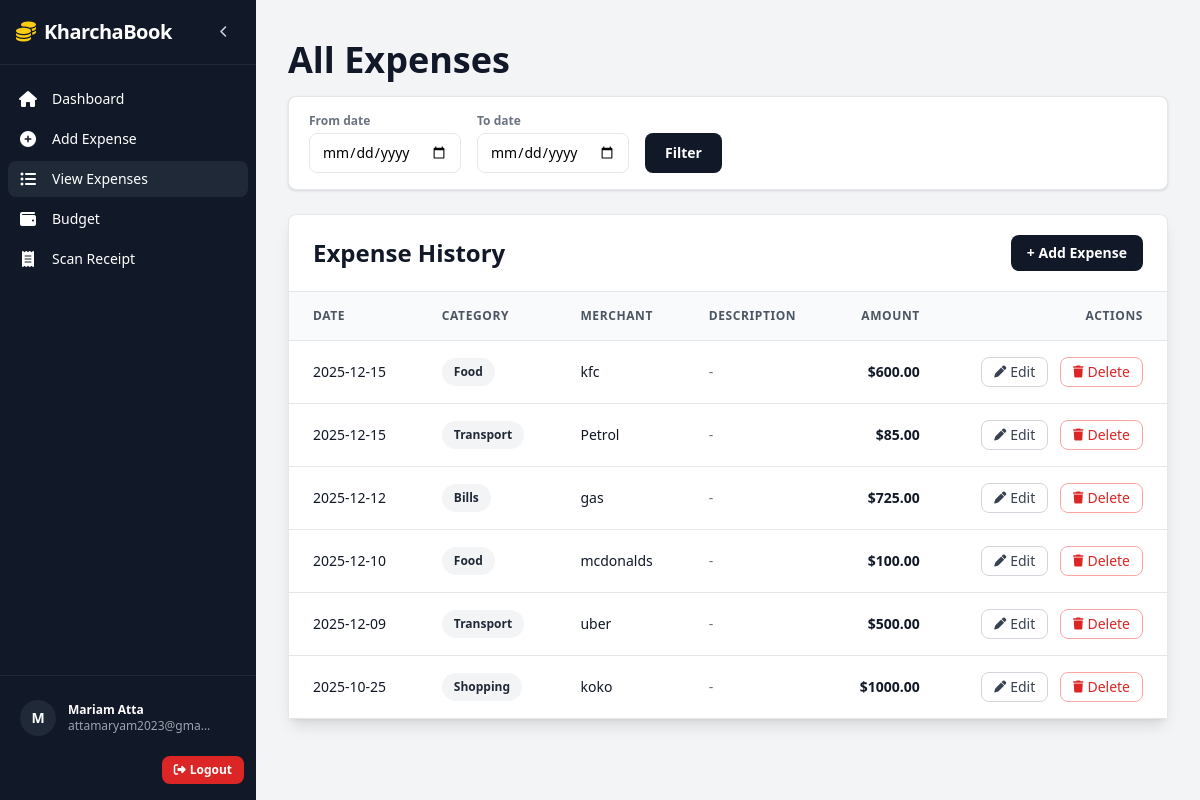
Page /expenses (signed in) on the committed database.
### app.py (models this page shows)
class User(UserMixin, db.Model):
    id = db.Column(db.Integer, primary_key=True)
    name = db.Column(db.String(100), nullable=False)
    email = db.Column(db.String(100), unique=True, nullable=False)
    password = db.Column(db.String(200), nullable=False)
    created_at = db.Column(db.DateTime, default=datetime.utcnow)
    expenses = db.relationship('Expense', backref='user', lazy=True)
    budgets = db.relationship('Budget', backref='user', lazy=True)

class Expense(db.Model):
    id = db.Column(db.Integer, primary_key=True)
    user_id = db.Column(db.Integer, db.ForeignKey('user.id'), nullable=False)
    amount = db.Column(db.Float, nullable=False)
    category = db.Column(db.String(50), nullable=False)
    merchant = db.Column(db.String(100))
    description = db.Column(db.Text)
    date = db.Column(db.Date, nullable=False)
    receipt_url = db.Column(db.String(500))
    created_at = db.Column(db.DateTime, default=datetime.utcnow)

### app.py (the view)
@app.route("/expenses")
@login_required
def view_expenses():
    month = request.args.get("month", type=int)
    year = request.args.get("year", type=int)
    start_date = request.args.get("start_date")  # 'YYYY-MM-DD'
    end_date = request.args.get("end_date")      # 'YYYY-MM-DD'
    q = Expense.query.filter_by(user_id=current_user.id)
    if start_date and end_date:
        from datetime import datetime
        s = datetime.strptime(start_date, "%Y-%m-%d").date()
        e = datetime.strptime(end_date, "%Y-%m-%d").date()
        q = q.filter(Expense.date.between(s, e))
    else:
        if year:
            q = q.filter(extract("year", Expense.date) == year)
        if month:
            q = q.filter(extract("month", Expense.date) == month)
    expenses = q.order_by(Expense.date.desc()).all()
    years = db.session.query(extract("year", Expense.date)) \
        .filter(Expense.user_id == current_user.id).distinct().all()
    years = [int(y[0]) for y in years]
    return render_template(
        "view_expenses.html",
        expenses=expenses,
        years=years,
    )

### app.py (called while the page is built)
@login_manager.user_loader
def load_user(user_id):
    return User.query.get(int(user_id))

### templates/view_expenses.html
{% extends "base.html" %}
{% block content %}
<div class="max-w-7xl mx-auto">
    <h1 class="text-4xl font-bold mb-4 text-gray-900">All Expenses</h1>
    <div class="bg-white rounded-lg shadow border border-gray-200 px-5 py-4 mb-6">
        <form method="GET" action="{{ url_for('view_expenses') }}" class="flex flex-wrap items-end gap-4">
            <div>
                <label class="block text-xs font-semibold text-gray-500 mb-1">From date</label>
                <input type="date" name="start_date"
                       value="{{ request.args.get('start_date','') }}"
                       class="border rounded-lg px-3 py-2 text-sm">
            </div>
            <div>
                <label class="block text-xs font-semibold text-gray-500 mb-1">To date</label>
                <input type="date" name="end_date"
                       value="{{ request.args.get('end_date','') }}"
                       class="border rounded-lg px-3 py-2 text-sm">
            </div>
            <button class="h-10 px-5 bg-gray-900 text-white rounded-lg text-sm font-semibold hover:bg-gray-800">
                Filter
            </button>
        </form>
    </div>
    <div class="bg-white rounded-lg shadow-lg border border-gray-200">
        <div class="px-6 py-5 border-b border-gray-200 flex justify-between items-center">
            <h2 class="text-2xl font-bold text-gray-900">Expense History</h2>
            <a href="{{ url_for('add_expense') }}"
               class="bg-gray-900 text-white px-4 py-2 rounded-lg text-sm font-semibold hover:bg-gray-800">
                + Add Expense
            </a>
        </div>
        {% if expenses %}
        <div class="overflow-x-auto">
            <table class="w-full">
                <thead class="bg-gray-50 border-b border-gray-200">
                    <tr>
                        <th class="px-6 py-4 text-left text-xs font-semibold text-gray-600 uppercase tracking-wider">Date</th>
                        <th class="px-6 py-4 text-left text-xs font-semibold text-gray-600 uppercase tracking-wider">Category</th>
                        <th class="px-6 py-4 text-left text-xs font-semibold text-gray-600 uppercase tracking-wider">Merchant</th>
                        <th class="px-6 py-4 text-left text-xs font-semibold text-gray-600 uppercase tracking-wider">Description</th>
                        <th class="px-6 py-4 text-right text-xs font-semibold text-gray-600 uppercase tracking-wider">Amount</th>
                        <th class="px-6 py-4 text-right text-xs font-semibold text-gray-600 uppercase tracking-wider">Actions</th>
                    </tr>
                </thead>
                <tbody class="bg-white divide-y divide-gray-200">
                    {% for expense in expenses %}
                    <tr class="hover:bg-gray-50 transition">
                        <td class="px-6 py-4 whitespace-nowrap text-sm text-gray-900">
                            {{ expense.date.strftime('%Y-%m-%d') }}
                        </td>
                        <td class="px-6 py-4 whitespace-nowrap">
                            <span class="px-3 py-1 inline-flex text-xs leading-5 font-semibold rounded-full bg-gray-100 text-gray-800">
                                {{ expense.category }}
                            </span>
                        </td>
                        <td class="px-6 py-4 text-sm text-gray-900">
                            {{ expense.merchant }}
                        </td>
                        <td class="px-6 py-4 text-sm text-gray-500">
                            {{ expense.description or '-' }}
                        </td>
                        <td class="px-6 py-4 whitespace-nowrap text-right text-sm font-semibold text-gray-900">
                            ${{ "%.2f"|format(expense.amount) }}
                        </td>
                        <td class="px-6 py-4 whitespace-nowrap text-right text-sm space-x-2">
                            <a href="{{ url_for('edit_expense', expense_id=expense.id) }}"
                               class="inline-flex items-center px-3 py-1 border border-gray-300 rounded-lg text-gray-700 hover:bg-gray-100">
                                <i class="fas fa-pen text-xs mr-1"></i> Edit
                            </a>
                            <form method="POST" action="{{ url_for('delete_expense', expense_id=expense.id) }}"
                                  style="display:inline;"
                                  onsubmit="return confirm('Are you sure you want to delete this expense?');">
                                <button type="submit"
                                        class="inline-flex items-center px-3 py-1 border border-red-300 rounded-lg text-red-600 hover:bg-red-50">
                                    <i class="fas fa-trash text-xs mr-1"></i> Delete
                                </button>
                            </form>
                        </td>
                    </tr>
                    {% endfor %}
                </tbody>
            </table>
        </div>
        {% else %}
        <div class="px-6 py-12 text-center">
            <i class="fas fa-inbox text-6xl text-gray-300 mb-4"></i>
            <p class="text-gray-500 text-lg">No expenses yet. Add your first expense to get started.</p>
        </div>
        {% endif %}
    </div>
</div>
{% endblock %}

### templates/base.html (shortened to what this page needs)
<!DOCTYPE html>
<html lang="en">
<head>
    <script src="https://cdn.tailwindcss.com"></script>
    <link rel="stylesheet"
          href="https://cdnjs.cloudflare.com/ajax/libs/font-awesome/6.4.0/css/all.min.css">
</head>
<body class="bg-gray-100">
{% if current_user.is_authenticated %}
<div x-data="{ collapsed: false }" class="h-screen flex overflow-hidden">
    <aside :class="collapsed ? 'w-16' : 'w-64'"
           class="bg-gray-900 text-white flex flex-col transition-all duration-200">
        <div class="px-4 py-4 border-b border-gray-800 flex items-center justify-between">
            <div class="flex items-center space-x-2">
                <i class="fas fa-coins text-xl text-yellow-400"></i>
                <h1 x-show="!collapsed" class="text-xl font-bold tracking-tight">KharchaBook</h1>
            </div>
            <button @click="collapsed = !collapsed"
                    class="w-8 h-8 flex items-center justify-center rounded-full hover:bg-gray-800 text-gray-300 text-xs">
                <i :class="collapsed ? 'fas fa-chevron-right' : 'fas fa-chevron-left'"></i>
            </button>
        </div>
        <nav class="flex-1 px-2 py-4 space-y-1 overflow-y-auto">
            <a href="{{ url_for('dashboard') }}"
               class="flex items-center px-2 py-2 rounded-lg hover:bg-gray-800
                      {% if request.endpoint == 'dashboard' %}bg-gray-800{% endif %}">
                <i class="fas fa-home w-6 text-center"></i>
                <span x-show="!collapsed" class="ml-3 text-sm">Dashboard</span>
            </a>
            <a href="{{ url_for('add_expense') }}"
               class="flex items-center px-2 py-2 rounded-lg hover:bg-gray-800
                      {% if request.endpoint == 'add_expense' %}bg-gray-800{% endif %}">
                <i class="fas fa-plus-circle w-6 text-center"></i>
                <span x-show="!collapsed" class="ml-3 text-sm">Add Expense</span>
            </a>
            <a href="{{ url_for('view_expenses') }}"
               class="flex items-center px-2 py-2 rounded-lg hover:bg-gray-800
                      {% if request.endpoint == 'view_expenses' %}bg-gray-800{% endif %}">
                <i class="fas fa-list-ul w-6 text-center"></i>
                <span x-show="!collapsed" class="ml-3 text-sm">View Expenses</span>
            </a>
            <a href="{{ url_for('budget') }}"
               class="flex items-center px-2 py-2 rounded-lg hover:bg-gray-800
                      {% if request.endpoint == 'budget' %}bg-gray-800{% endif %}">
                <i class="fas fa-wallet w-6 text-center"></i>
                <span x-show="!collapsed" class="ml-3 text-sm">Budget</span>
            </a>
            <a href="{{ url_for('scan_receipt') }}"
   class="flex items-center px-2 py-2 rounded-lg hover:bg-gray-800
          {% if request.endpoint == 'scan_receipt' %}bg-gray-800{% endif %}">
    <i class="fas fa-receipt w-6 text-center"></i>
    <span x-show="!collapsed" class="ml-3 text-sm">Scan Receipt</span>
</a>
        </nav>
        <div class="px-3 py-4 border-t border-gray-800">
            <a href="{{ url_for('profile') }}"
               class="flex items-center space-x-3 mb-3 hover:bg-gray-800 px-2 py-2 rounded-lg">
                <div class="w-9 h-9 rounded-full bg-gray-800 flex items-center justify-center">
                    <span class="text-sm font-semibold">
                        {{ current_user.name[:1] | upper }}
                    </span>
                </div>
                <div x-show="!collapsed" class="text-xs">
                    <p class="font-semibold">{{ current_user.name }}</p>
                    <p class="text-gray-400 truncate max-w-[9rem]">{{ current_user.email }}</p>
                </div>
            </a>
            <div class="flex justify-end">
                <a href="{{ url_for('logout') }}"
                   class="inline-flex items-center text-xs bg-red-600 hover:bg-red-500 px-3 py-1.5 rounded-lg font-semibold">
                    <i class="fas fa-sign-out-alt mr-1"></i>
                    <span x-show="!collapsed">Logout</span>
                </a>
            </div>
        </div>
    </aside>
    <main class="flex-1 overflow-y-auto">
        <div class="px-8 pt-6">
        </div>
        <div class="px-8 py-4 pb-10">
            {% block content %}{% endblock %}
        </div>
    </main>
</div>
{% endif %}
</body>
</html>

### rows in the picture
User: name "M", name "Mariam Atta", email "attamaryam2023@gma…"
Expense: date "2025-12-15", category "Food", merchant "kfc", description "-", amount "600.00"
Expense: date "2025-12-15", category "Transport", merchant "Petrol", description "-", amount "85.00"
Expense: date "2025-12-12", category "Bills", merchant "gas", description "-", amount "725.00"
Expense: date "2025-12-10", category "Food", merchant "mcdonalds", description "-", amount "100.00"
Expense: date "2025-12-09", category "Transport", merchant "uber", description "-", amount "500.00"
Expense: date "2025-10-25", category "Shopping", merchant "koko", description "-", amount "1000.00"
